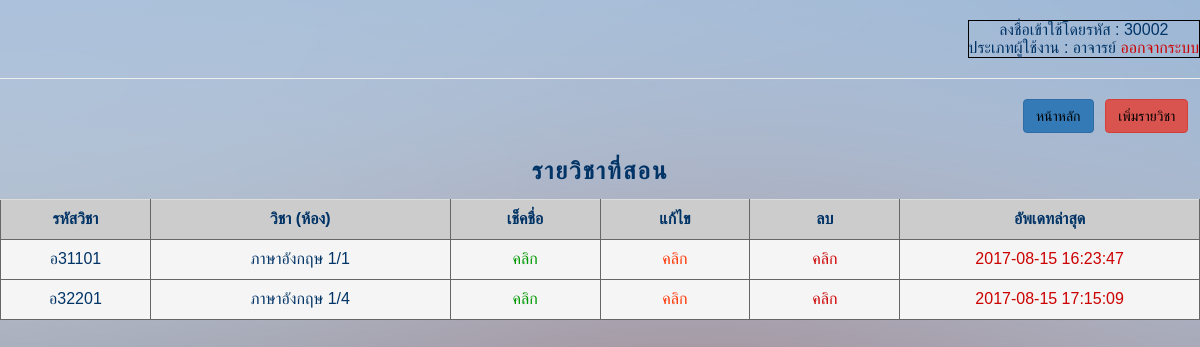
Page /html5up-dimension/checkattendance.php (signed in) on the committed database.
### tables this page shows
CREATE TABLE `subject` (
  `subjectID` varchar(255) NOT NULL,
  `subject` varchar(255) NOT NULL,
  `class` varchar(11) NOT NULL,
  `teacherID` int(11) NOT NULL,
  `update` datetime NOT NULL
);

### html5up-dimension/checkattendance.php (the view, shortened to what this page needs)
<?php
if (!$_SESSION["uname"]){
	  Header("Location: Login.php");
}else{?>
<html>
	<head>
		<link rel="stylesheet" href="https://maxcdn.bootstrapcdn.com/bootstrap/3.3.7/css/bootstrap.min.css">
	</head>
<div class="abcd">
	<body background="/images/bg.jpg">
    <div align="right" class="a" ><br>
      <table border="1" bordercolor="#000000" cellpadding="5">
				<tr>
      		<td>
    		  <center><font color='#003366'> ลงชื่อเข้าใช้โดยรหัส :
    			<?php echo($_SESSION['userID']);?><br>
          ประเภทผู้ใช้งาน : <?php echo($_SESSION['typeUser']);?> </font>
    			<a href="logout.php"><font color="#CC0000">ออกจากระบบ</font></a></center>
        </tr></td>
        </table>
				<hr>
    </div>
<div align="right">
	<a href="teacherpage.php"><button type="button" class="btn btn-primary"><font color="#000000">หน้าหลัก</font></button></a>	&nbsp;
	<a href="addsubject.php"><button type="button" class="btn btn-danger"><font color="#000000">เพิ่มรายวิชา</font></button></a> &nbsp;&nbsp;
</div>
<br>
<center><h3><font color='#003366'>รายวิชาที่สอน</font></h3></center>
<div class="table-responsive">
<table class="table" width="800" border="1" align="center" bordercolor="#666666" >
	<tr>
		<td width="100" align="center" bgcolor="#CCCCCC"><strong><font color='#003366'>รหัสวิชา</font></strong></td>
		<td width="200"align="center" bgcolor="#CCCCCC"><strong><font color='#003366'>วิชา (ห้อง)</font></strong></td>
		<td width="100" align="center" bgcolor="#CCCCCC"><strong><font color='#003366'>เช็คชื่อ</font></strong></td>
		<td width="100" align="center" bgcolor="#CCCCCC"><strong><font color='#003366'>แก้ไข</font></strong></td>
		<td width="100" align="center" bgcolor="#CCCCCC"><strong><font color='#003366'>ลบ</font></strong></td>
		<td width="200" align="center" bgcolor="#CCCCCC"><strong><font color='#003366'>อัพเดทล่าสุด</font></strong></td>
</tr>
<?php
include ("connectDB.php");
$strSQL = mysqli_query($mysqli,"select * from teacher where userID='".$_SESSION['userID']."'");
$objResult = mysqli_fetch_array($strSQL);
$strSLQ2 = "select * from subject where teacherID='".$objResult['teacherID']."'";
$result = mysqli_query($mysqli, $strSLQ2);
while($row = mysqli_fetch_array($result))
{
echo "<tr class='active'>";
echo "<td align='center'><font color='#003366'>" . $row["subjectID"] . "</font></td>";
echo "<td align='center'><font color='#003366'>" . $row["subject"] ."&nbsp" .$row['class']. "</font></td>";
echo "<td align='center'><a href='checkattendance_check.php?subjectID=$row[subjectID]&class=$row[class]'><font color='#009900'>คลิก</font></a></td>";
echo "<td align='center'><a href='subject_edit.php?subjectID=$row[subjectID]&class=$row[class]'><font color='#FF3300'>คลิก</font></a></td>";
echo "<td align='center'><a href='subject_delete.php?subjectID=$row[subjectID]&class=$row[class]'><font color='#CC0000'>คลิก</font></a></td>";
echo "<td align='center'><font color='#CC0000'>" . $row["update"] . "</font></td>";
echo "</tr>";
}
?>
</table>
</div>
	</body>
</html>
<?php }?>

### html5up-dimension/checkattendance.php (style rules this page uses)
div.abcd { font-family: "FontAwesome",sans-serif; }
div.abcd h1,h2,h3,h4,h5 { display: block; font-weight: 600; letter-spacing: 0.2rem; line-height: 1.5; margin: 0 0 1rem 0; text-transform: uppercase; }

### rows in the picture
subject: subjectID "อ31101", subject "ภาษาอังกฤษ", class "1/1", update "2017-08-15 16:23:47"
subject: subjectID "อ32201", subject "ภาษาอังกฤษ", class "1/4", update "2017-08-15 17:15:09"

### other values in the picture
$_SESSION['userID'] "30002"
$_SESSION['typeUser'] "อาจารย์"
